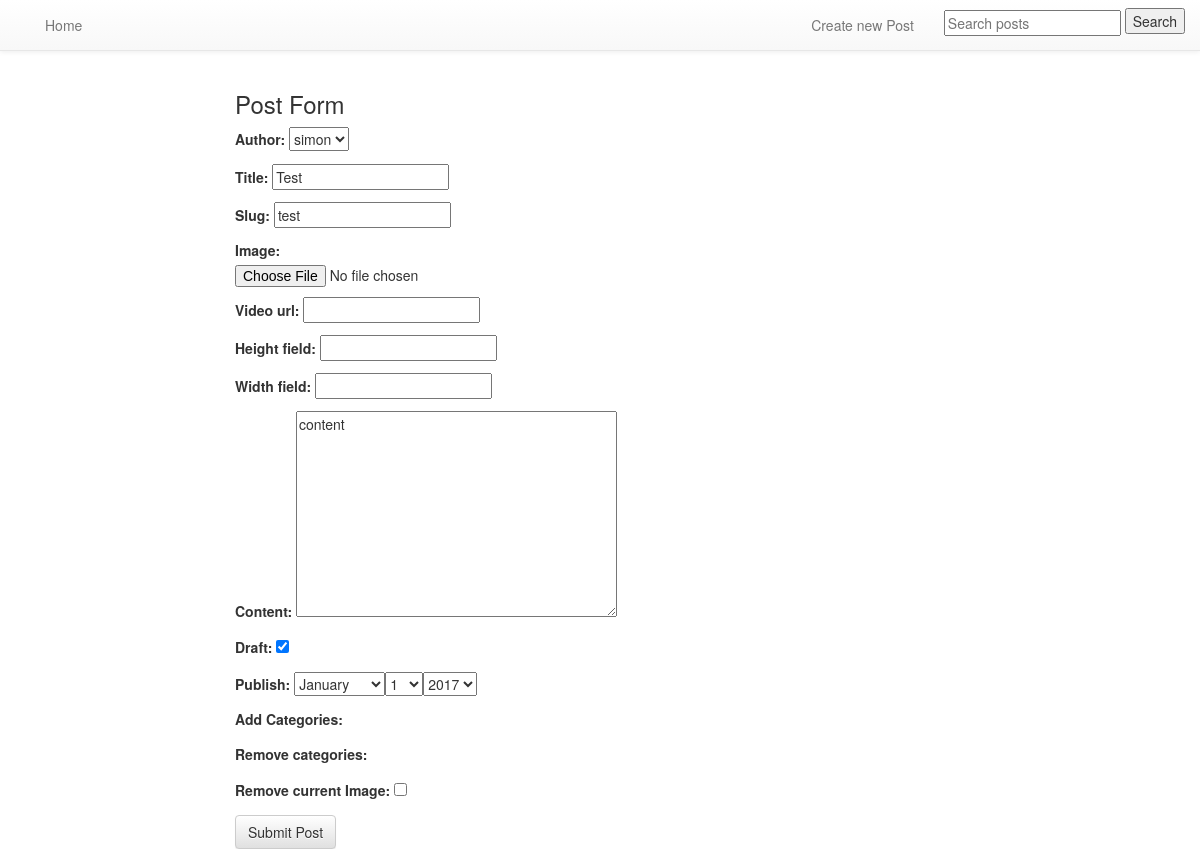
/posts/test/edit/ (signed in), run on an earlier commit of the app's database.
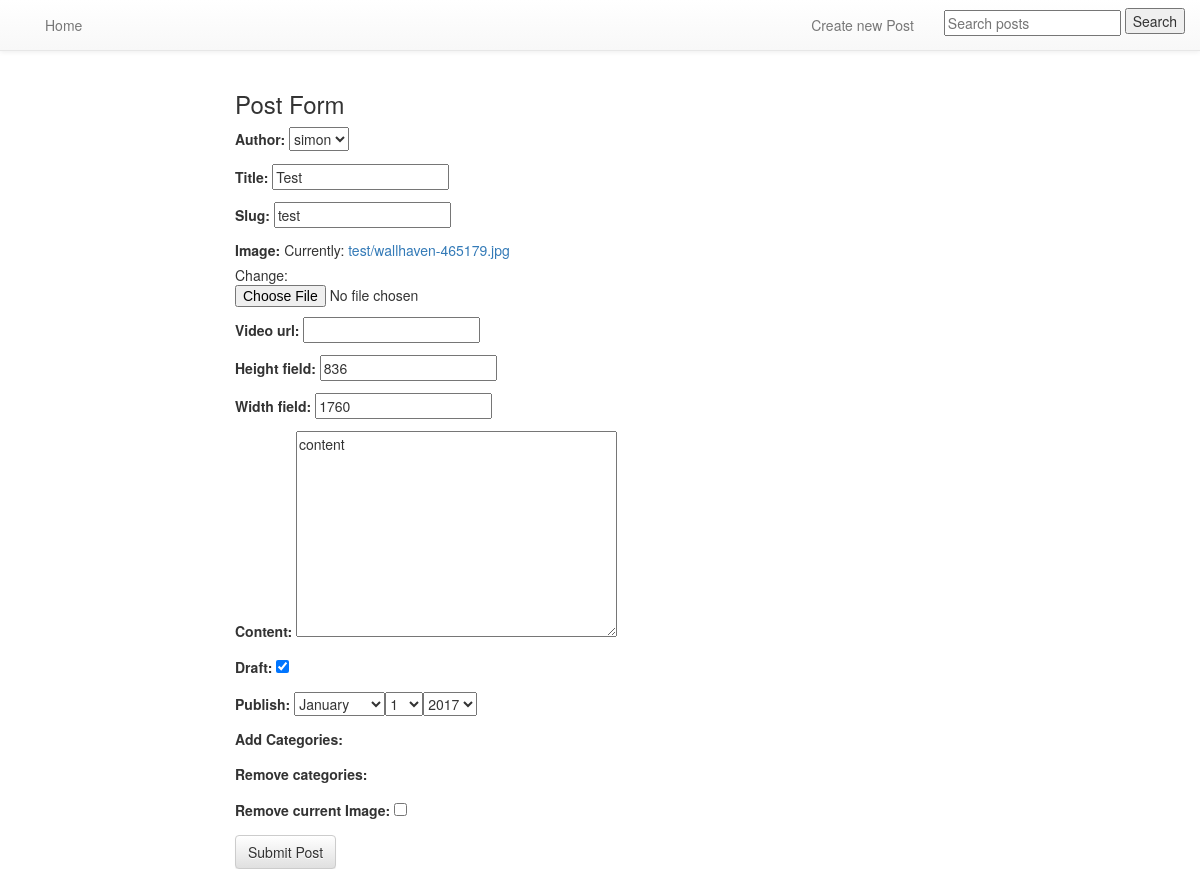
And on a later commit of the database.
### posts/models.py (models this page shows, shortened)
class Post(models.Model):
    author = models.ForeignKey(settings.AUTH_USER_MODEL, default=1)
    title = models.CharField(max_length=120)
    slug = models.SlugField(unique=True)
    image = models.ImageField(upload_to=upload_location, null=True, blank=True, width_field="width_field", height_field="height_field")
    video_url = EmbedVideoField(null=True, blank=True)  # same like models.URLField()
    height_field = models.IntegerField(default=0, null=True, blank=True,)
    width_field = models.IntegerField(default=0, null=True, blank=True,)
    content = models.TextField()
    draft = models.BooleanField(default=False)
    publish = models.DateField(auto_now=False, auto_now_add=False)
    updated = models.DateTimeField(auto_now=True, auto_now_add=False)
    timestamp = models.DateTimeField(auto_now=False, auto_now_add=True)
    categories = models.ManyToManyField(Category, blank=True, null=True, through='CategoryToPost')
    objects = PostManager()
    class Meta:
        ordering = ["-timestamp", "-updated"]

### posts/views.py (the view, shortened to what this page needs)
# urls.py: url(r'^(?P<slug>[\w-]+)/edit/$', post_update, name='update'),
def post_update(request, slug):
    if not request.user.is_staff or not request.user.is_superuser:
        raise Http404
    instance = get_object_or_404(Post, slug=slug)
    form = UpdateForm(request.POST or None, request.FILES or None, instance=instance)
    dest = "{0}/{1}".format(settings.MEDIA_ROOT, instance.slug)
    context = {
        "title": "Detail",
        "instance": instance,
        "form": form,
    }
    return render(request, "post_form.html", context)

### templates/post_form.html
{% extends 'base.html' %}
{% block content %}
<div class="col-sm-8 col-sm-offset-2">
    <h3>Post Form</h3>
    <form method="POST" action="" enctype="multipart/form-data">{% csrf_token %}
        {{ form.as_p }}
        <input type="submit" class="btn btn-default" value="Submit Post" />
    </form>
</div>
{% endblock content %}

What changed in the data, as far as the page shows it:
changed Post "simon": height_field (not shown) → "836"; width_field (not shown) → "1760"
Also different on the page:
text no longer shown: "Author: Title: Slug: Image: Video url: Height field: Width field: Content: Draft: Publish: Add Categories: Remove categories: Remove current Image:"
text now shown: "Author: Title: Slug: Image: Currently: test/wallhaven-465179.jpg Change: Video url: Height field: Width field: Content: Draft: Publish: Add Categories: Remove categories: Remove current Image:"
